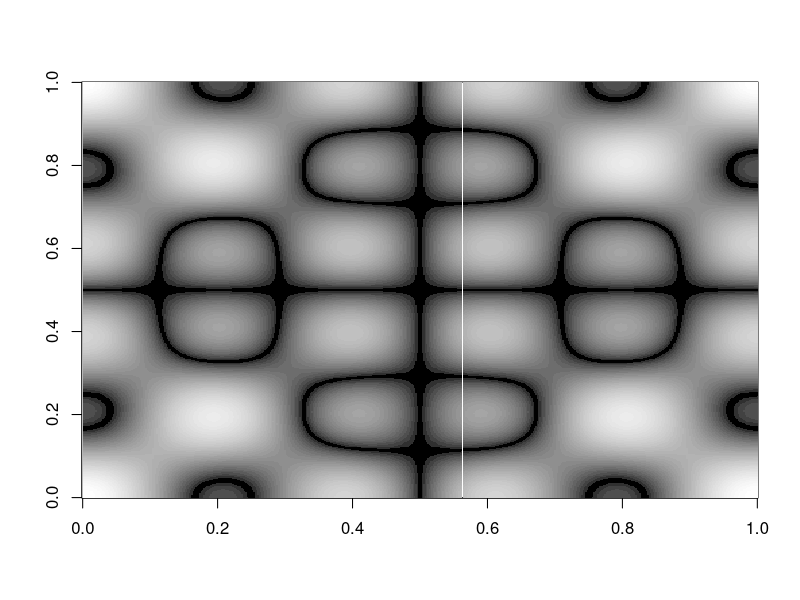

Source code (R):
# chladni 58 - similar to Chladni's original figure 58

# Generates an image similar to a "chladni Figure." chladni Figures are nodal patterns
# that occur on vibrating surfaces.

# The surface is modeled as a matrix, each point representing the 
# displacement of the surface while vibrating.
# The vibration is modled as the sum of a set of terms, each of which
# is a product of cos waves - one along the x direction, one along the y direction.
# The cos wave terms have different frequencies - starting with the 
# 'fundamental' frequency (wavelength is 1/2 the length of the surface),
# and followed by various 'harmonics'. 

t <- 0:500
f <- 2*pi/500
i <- 0
chladni  <- rep(1, 501) # first row is one, as cos(0) = 1

# Now add 500 more rows, first factor in each term varies as we go across a row (from t)
# second factor of each term varies as we go down a column (from i)
for ( i in 1:500) { 
  chladni  <- rbind(chladni , 
                    + cos(1/2*f*t)*cos(1/2*f*i) 
                    + cos(5/2*f*t)*cos(5/2*f*i)
                   )
}
# Reset the graph layout in case it was previously set elsewhere.
par(mfrow=c(1,1))

# We want the matrix to record just the displacement of each
# point, not whether it happens to be up or down - in a standing
# wave the non nodal areas oscillate between positive and negative.
# So just take the absolute value of each point.
chladni <- abs(chladni)

# use the image or contour functions to display the results
image(chladni, col=grey.colors(40, start=0, end=1))
#contour(chladni)